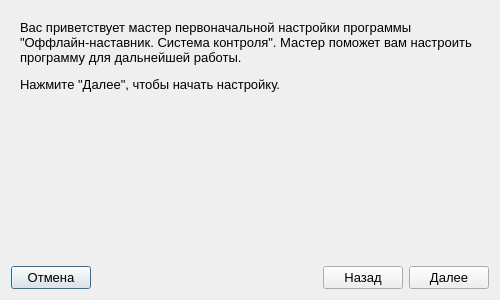
<?xml version="1.0" encoding="UTF-8"?>
<ui version="4.0">
 <class>SettingsWizard</class>
 <widget class="QDialog" name="SettingsWizard">
  <property name="geometry">
   <rect>
    <x>0</x>
    <y>0</y>
    <width>500</width>
    <height>300</height>
   </rect>
  </property>
  <property name="minimumSize">
   <size>
    <width>500</width>
    <height>300</height>
   </size>
  </property>
  <property name="maximumSize">
   <size>
    <width>500</width>
    <height>300</height>
   </size>
  </property>
  <property name="font">
   <font>
    <pointsize>10</pointsize>
   </font>
  </property>
  <property name="windowTitle">
   <string>Мастер первоначальной настройки</string>
  </property>
  <property name="windowIcon">
   <iconset resource="resources.qrc">
    <normaloff>:/icons/wizard_settings.png</normaloff>:/icons/wizard_settings.png</iconset>
  </property>
  <layout class="QVBoxLayout" name="verticalLayout">
   <item>
    <widget class="QStackedWidget" name="stackedWidget">
     <widget class="QWidget" name="introPage">
      <layout class="QVBoxLayout" name="verticalLayout_6">
       <item>
        <widget class="QLabel" name="label_3">
         <property name="text">
          <string>&lt;html&gt;&lt;head/&gt;&lt;body&gt;&lt;p&gt;Вас приветствует мастер первоначальной настройки программы &amp;quot;Оффлайн-наставник. Система контроля&amp;quot;. Мастер поможет вам настроить программу для дальнейшей работы.&lt;/p&gt;&lt;p&gt;Нажмите &amp;quot;Далее&amp;quot;, чтобы начать настройку.&lt;/p&gt;&lt;/body&gt;&lt;/html&gt;</string>
         </property>
         <property name="wordWrap">
          <bool>true</bool>
         </property>
        </widget>
       </item>
       <item>
        <spacer name="verticalSpacer_4">
         <property name="orientation">
          <enum>Qt::Vertical</enum>
         </property>
         <property name="sizeHint" stdset="0">
          <size>
           <width>20</width>
           <height>40</height>
          </size>
         </property>
        </spacer>
       </item>
      </layout>
     </widget>
     <widget class="QWidget" name="usageSelectionPage">
      <layout class="QVBoxLayout" name="verticalLayout_2">
       <property name="spacing">
        <number>20</number>
       </property>
       <item>
        <widget class="QLabel" name="label">
         <property name="text">
          <string>Выберите, как будет использоваться программа - в условиях локальной сети или оффлайн:</string>
         </property>
         <property name="wordWrap">
          <bool>true</bool>
         </property>
        </widget>
       </item>
       <item>
        <layout class="QFormLayout" name="formLayout">
         <property name="horizontalSpacing">
          <number>6</number>
         </property>
         <property name="verticalSpacing">
          <number>20</number>
         </property>
         <item row="0" column="0">
          <widget class="QRadioButton" name="networkOption">
           <property name="sizePolicy">
            <sizepolicy hsizetype="Fixed" vsizetype="Expanding">
             <horstretch>0</horstretch>
             <verstretch>0</verstretch>
            </sizepolicy>
           </property>
           <property name="text">
            <string/>
           </property>
           <property name="checked">
            <bool>true</bool>
           </property>
          </widget>
         </item>
         <item row="0" column="1">
          <widget class="QLabel" name="networkOptionLabel">
           <property name="text">
            <string>&lt;html&gt;&lt;head/&gt;&lt;body&gt;&lt;p&gt;Программа будет использоваться &lt;span style=&quot; font-weight:600;&quot;&gt;в локальной сети&lt;/span&gt;, при этом работа с тренажерами будет вестись на компьютерах, входящих в данную локальную сеть. У компьютеров, на которых будут установлены тренажеры, &lt;span style=&quot; font-weight:600;&quot;&gt;будет доступ к общему сетевому ресурсу&lt;/span&gt;.&lt;/p&gt;&lt;/body&gt;&lt;/html&gt;</string>
           </property>
           <property name="textFormat">
            <enum>Qt::RichText</enum>
           </property>
           <property name="wordWrap">
            <bool>true</bool>
           </property>
          </widget>
         </item>
         <item row="1" column="0">
          <widget class="QRadioButton" name="homeOption">
           <property name="sizePolicy">
            <sizepolicy hsizetype="Fixed" vsizetype="Expanding">
             <horstretch>0</horstretch>
             <verstretch>0</verstretch>
            </sizepolicy>
           </property>
           <property name="text">
            <string/>
           </property>
          </widget>
         </item>
         <item row="1" column="1">
          <widget class="QLabel" name="homeOptionLabel">
           <property name="text">
            <string>&lt;html&gt;&lt;head/&gt;&lt;body&gt;&lt;p&gt;Программа будет использоваться &lt;span style=&quot; font-weight:600;&quot;&gt;оффлайн&lt;/span&gt;. Нет возможности настроить работу через локальную сеть в учреждении, либо программа будет использоваться в домашних условиях. Ответы будут передаваться вручную.&lt;/p&gt;&lt;/body&gt;&lt;/html&gt;</string>
           </property>
           <property name="textFormat">
            <enum>Qt::RichText</enum>
           </property>
           <property name="wordWrap">
            <bool>true</bool>
           </property>
          </widget>
         </item>
        </layout>
       </item>
       <item>
        <spacer name="verticalSpacer">
         <property name="orientation">
          <enum>Qt::Vertical</enum>
         </property>
         <property name="sizeHint" stdset="0">
          <size>
           <width>20</width>
           <height>40</height>
          </size>
         </property>
        </spacer>
       </item>
      </layout>
     </widget>
     <widget class="QWidget" name="networkPathSelectionPage">
      <layout class="QVBoxLayout" name="verticalLayout_4">
       <property name="spacing">
        <number>20</number>
       </property>
       <item>
        <widget class="QLabel" name="dirSuggestionLabel">
         <property name="text">
          <string>&lt;html&gt;&lt;head/&gt;&lt;body&gt;&lt;p&gt;Выберите папку в &lt;span style=&quot; font-weight:600;&quot;&gt;общем сетевом ресурсе&lt;/span&gt; (т.е. доступную на других компьютерах, входящих в локальную сеть), в которую будут сохраняться разделы тренажера и ответы пользователей:&lt;/p&gt;&lt;/body&gt;&lt;/html&gt;</string>
         </property>
         <property name="wordWrap">
          <bool>true</bool>
         </property>
        </widget>
       </item>
       <item>
        <layout class="QHBoxLayout" name="horizontalLayout_2">
         <property name="spacing">
          <number>6</number>
         </property>
         <item>
          <widget class="QLabel" name="label_4">
           <property name="text">
            <string>Путь к общей папке:</string>
           </property>
          </widget>
         </item>
         <item>
          <widget class="QLineEdit" name="pathEdit"/>
         </item>
         <item>
          <widget class="QToolButton" name="choosePathButton">
           <property name="text">
            <string/>
           </property>
           <property name="icon">
            <iconset resource="resources.qrc">
             <normaloff>:/icons/folder.png</normaloff>:/icons/folder.png</iconset>
           </property>
          </widget>
         </item>
        </layout>
       </item>
       <item>
        <spacer name="verticalSpacer_3">
         <property name="orientation">
          <enum>Qt::Vertical</enum>
         </property>
         <property name="sizeHint" stdset="0">
          <size>
           <width>20</width>
           <height>121</height>
          </size>
         </property>
        </spacer>
       </item>
      </layout>
     </widget>
     <widget class="QWidget" name="finishPage">
      <layout class="QVBoxLayout" name="verticalLayout_3">
       <item>
        <widget class="QLabel" name="label_2">
         <property name="text">
          <string>&lt;html&gt;&lt;head/&gt;&lt;body&gt;&lt;p&gt;Поздравляем, настройка почти завершена.&lt;/p&gt;&lt;p&gt;Нажмите на кнопку &amp;quot;Завершить&amp;quot;, после чего вы сможете приступить к работе с программой контроля, загрузить разделы тренажеров, настроить ваш первый тренажер, начать получать и анализировать ответы пользователей.&lt;/p&gt;&lt;/body&gt;&lt;/html&gt;</string>
         </property>
         <property name="wordWrap">
          <bool>true</bool>
         </property>
        </widget>
       </item>
       <item>
        <spacer name="verticalSpacer_2">
         <property name="orientation">
          <enum>Qt::Vertical</enum>
         </property>
         <property name="sizeHint" stdset="0">
          <size>
           <width>20</width>
           <height>40</height>
          </size>
         </property>
        </spacer>
       </item>
      </layout>
     </widget>
    </widget>
   </item>
   <item>
    <layout class="QHBoxLayout" name="horizontalLayout">
     <item>
      <widget class="QPushButton" name="cancelButton">
       <property name="text">
        <string>Отмена</string>
       </property>
      </widget>
     </item>
     <item>
      <spacer name="horizontalSpacer">
       <property name="orientation">
        <enum>Qt::Horizontal</enum>
       </property>
       <property name="sizeHint" stdset="0">
        <size>
         <width>40</width>
         <height>20</height>
        </size>
       </property>
      </spacer>
     </item>
     <item>
      <widget class="QPushButton" name="prevButton">
       <property name="text">
        <string>Назад</string>
       </property>
      </widget>
     </item>
     <item>
      <widget class="QPushButton" name="nextButton">
       <property name="text">
        <string>Далее</string>
       </property>
      </widget>
     </item>
    </layout>
   </item>
  </layout>
 </widget>
 <resources>
  <include location="resources.qrc"/>
 </resources>
 <connections/>
</ui>
